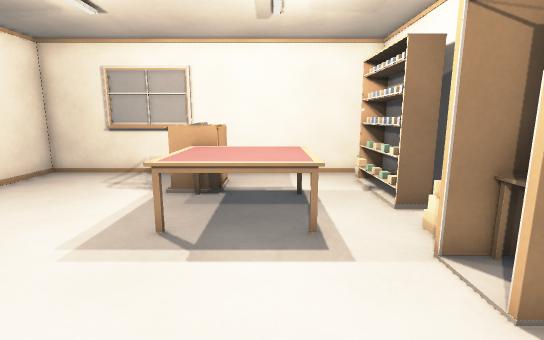
[1] (above)

13 first-person views from a walk through a level from a Godot 3-D game. The camera is 1.2 m above the floor, tilts 10° down and sees 85° across. The floor is counted in squares, 0.5 m on a side. Each view is taken from the middle of a square. On the plan, view 1 faces up. The plan holds only what a view shows up to about 19 squares ahead; the rest is blank. Door leaves are left out where a doorway can be walked through.

[2]
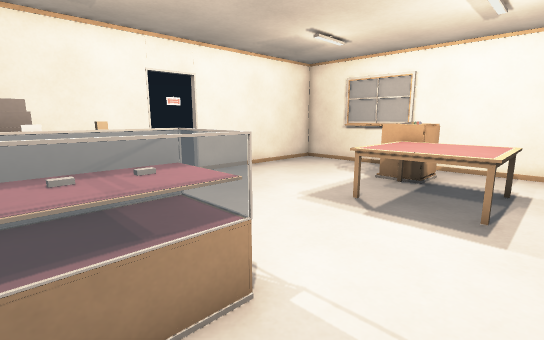

[3]
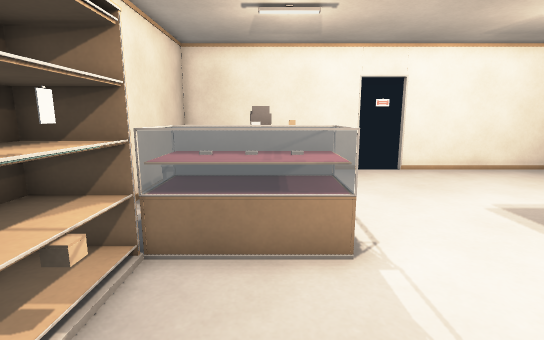

[4]
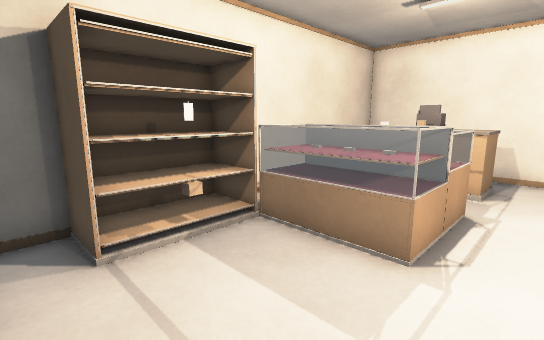

[5]
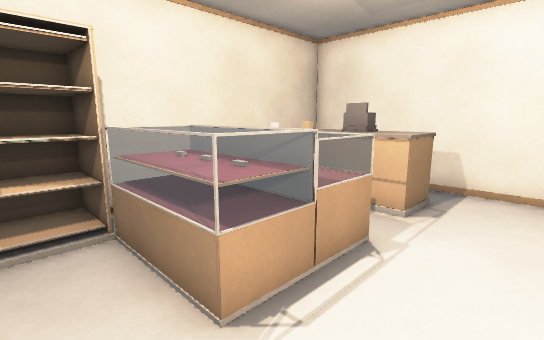

[6]
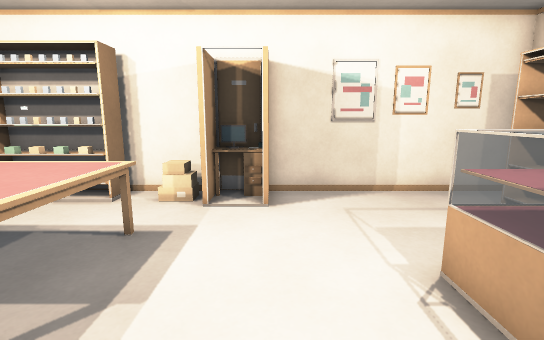

[7]
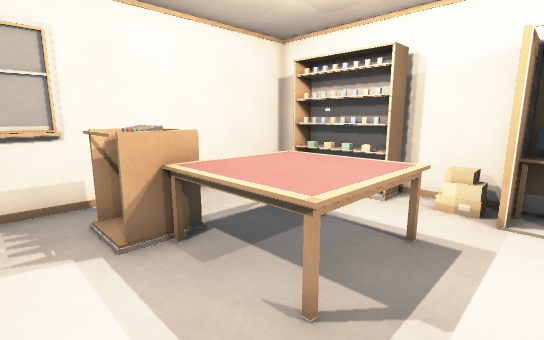

[8]
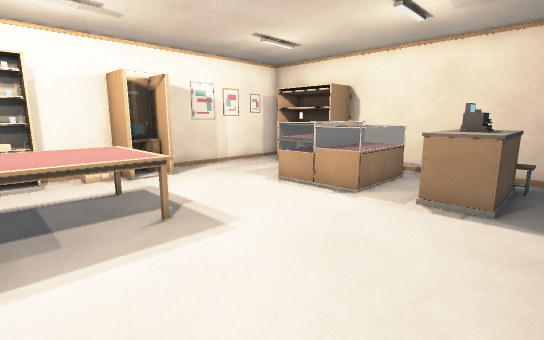

[9]
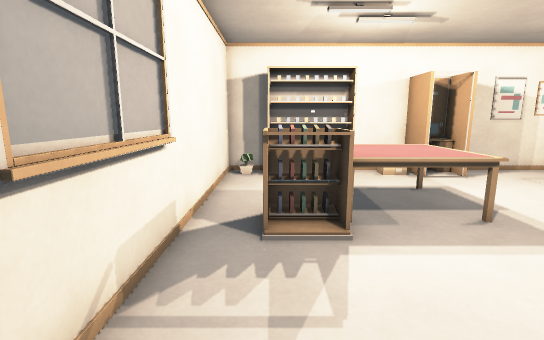

[10]
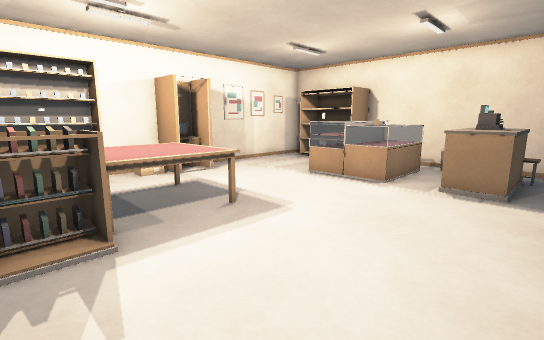

[11]
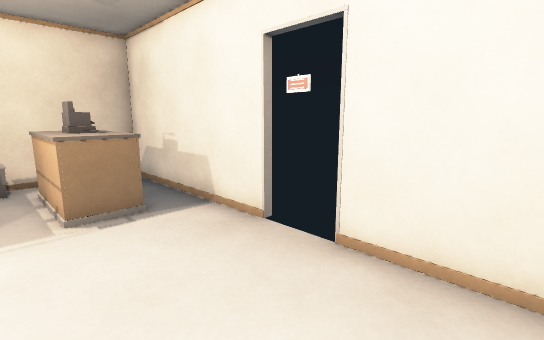

[12]
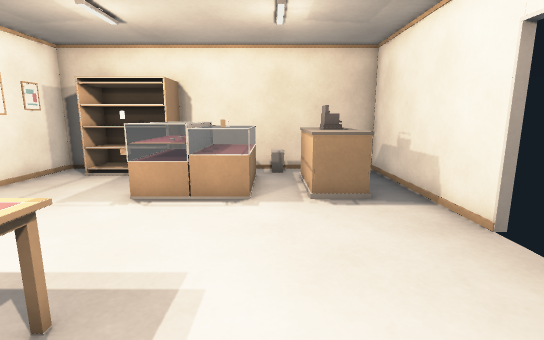

[13]
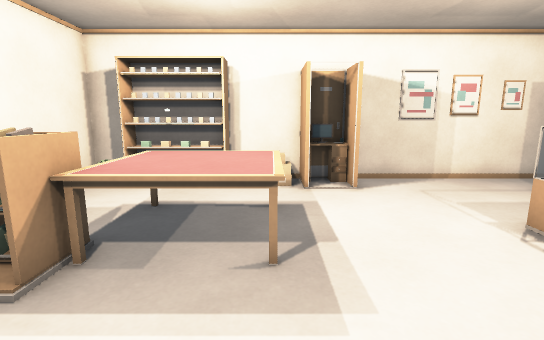

### Floor plan
Key: @ floor where view 1 was taken; # wall or solid block; . floor; D open door; ^ raised ledge; P plant; R rack; T table; S sign; C cash register; H shelf; U counter; O other object.
Columns run from 10 left of view 1 to 5 right of it. Each row starts with its distance up from view 1.
 13 ################
 12 #.............P#
 11 #......RR....###
 10 #......RR....##
  9 #......RRTTT.##
  8 #......TTTTT.###
  7 #......TTTTT...#
  6 #......TTTTT..O#
  5 D............###
  4 S.............OO
  3 D............###
  2 #..............#
  1 #..............#
  0 #.UUU.^^^^@....#
 -1 #.UCU.^^^^.....#
 -2 #.UCU.^^^^.....#
 -3 #.##U.^^^HH#HH.#
 -4 #....O...HHHHH.#
 -5 ################

Where each view was taken, in squares from view 1:
view 1: 0 up, 0 right, facing up
view 2: 2 down, 2 right, facing up-left
view 3: 1 down, 4 right, facing left
view 4: 2 up, 4 right, facing down-left
view 5: 3 up, 1 right, facing down-left
view 6: 3 up, 5 left, facing right
view 7: 4 up, 5 left, facing up-right
view 8: 9 up, 9 left, facing down-right
view 9: 11 up, 9 left, facing right
view 10: 11 up, 9 left, facing down-right
view 11: 8 up, 5 left, facing down-left
view 12: 9 up, 5 left, facing down
view 13: 6 up, 7 left, facing right
